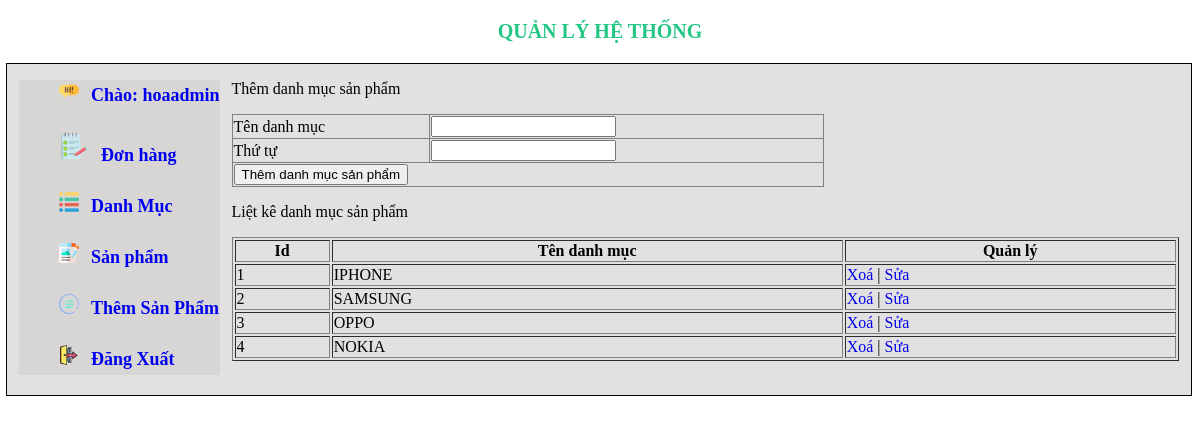
/admincp/index.php?action=quanlydanhmucsanpham&query=them (signed in), run on the app's committed database.
### tables this page shows
CREATE TABLE `tbl_danhmuc` (
  `id_danhmuc` int(11) NOT NULL,
  `tendanhmuc` varchar(100) NOT NULL,
  `thutu` int(11) NOT NULL
);

### admincp/modules/quanlydanhmucsp/lietke.php (the view)
<?php
	$sql_lietke_danhmucsp = "SELECT * FROM tbl_danhmuc ORDER BY thutu DESC";
	$query_lietke_danhmucsp = mysqli_query($mysqli,$sql_lietke_danhmucsp);
?>
<p>Liệt kê danh mục sản phẩm</p>
<table style="width:80%" border="1" style="border-collapse: collapse;">
  <tr>
  	<th>Id</th>
    <th>Tên danh mục</th>
  	<th>Quản lý</th>
  </tr>
  <?php
  $i = 0;
  while($row = mysqli_fetch_array($query_lietke_danhmucsp)){
  	$i++;
  ?>
  <tr>
  	<td><?php echo $i ?></td>
    <td><?php echo $row['tendanhmuc'] ?></td>
   	<td>
   		<a href="modules/quanlydanhmucsp/xuly.php?iddanhmuc=<?php echo $row['id_danhmuc'] ?>">Xoá</a> | <a href="?action=quanlydanhmucsanpham&query=sua&iddanhmuc=<?php echo $row['id_danhmuc'] ?>">Sửa</a>
   	</td>
  </tr>
  <?php
  }
  ?>
</table>

### admincp/css/styleadmincp.css (style rules this page uses)
a { text-decoration: none; }

### data on the page
tbl_danhmuc: tendanhmuc "IPHONE"
tbl_danhmuc: tendanhmuc "SAMSUNG"
tbl_danhmuc: tendanhmuc "OPPO"
tbl_danhmuc: tendanhmuc "NOKIA"

### other printed values
$_SESSION['dangnhap'] "hoaadmin"
